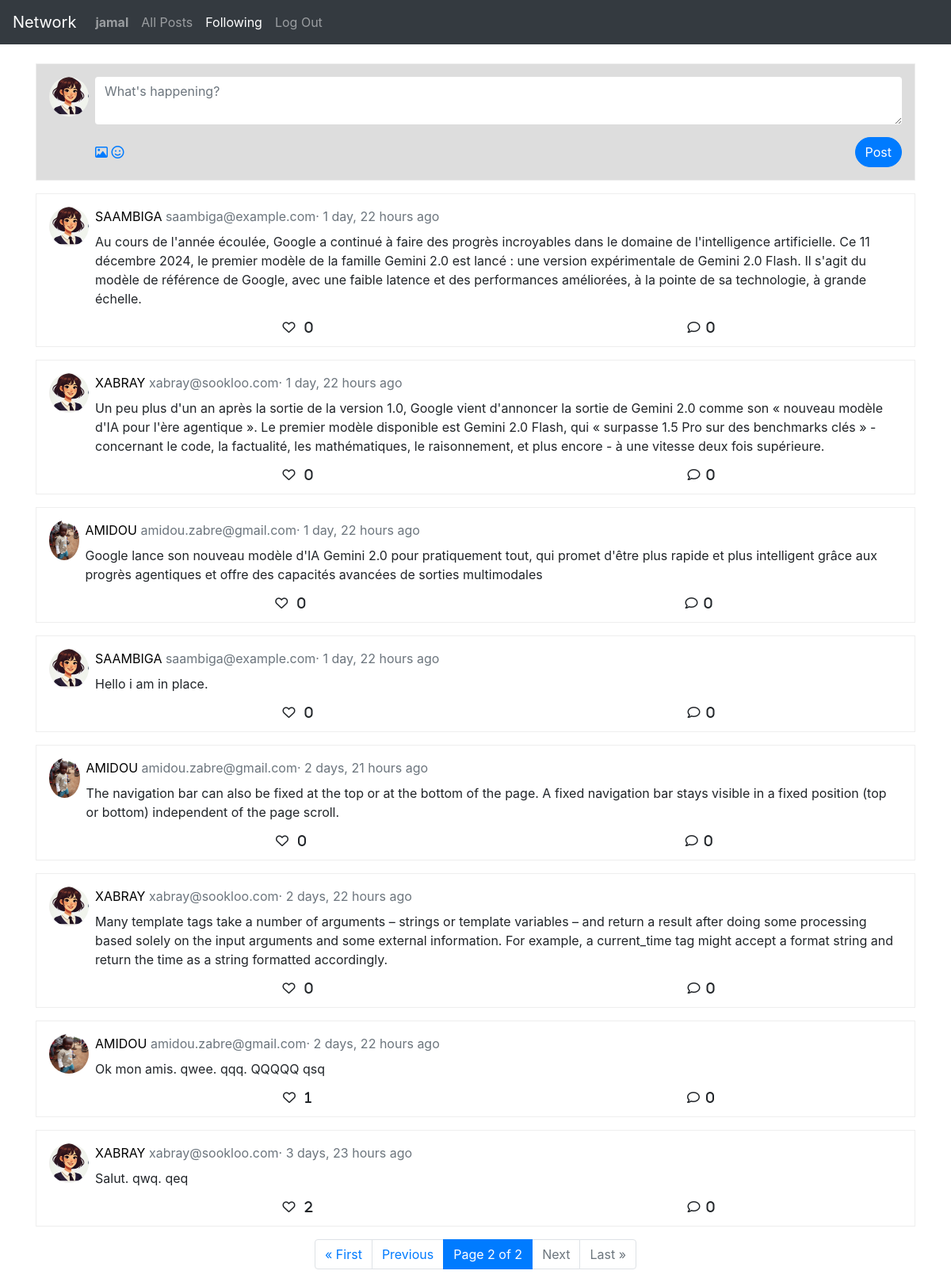
The page /following?page=2 (signed in) on the database its author committed.
### network/models.py (models this page shows, shortened)
class User(AbstractUser):
    bio = models.TextField(blank=True)
    user_img = models.ImageField(upload_to='user_images/', default="user_images/blank_user_img.png")

class Post(models.Model):
    user = models.ForeignKey(User, on_delete=models.CASCADE)
    content = models.TextField()
    created_at = models.DateTimeField(auto_now_add=True)

### network/views.py (the view)
# urls.py: path("following", views.following, name="following"),
@login_required
def following(request):
    following = Follow.objects.filter(follower=request.user)
    posts_list = Post.objects.filter(user__in=[f.following for f in following]).order_by('-created_at')
    if request.user.is_authenticated:
        for post in posts_list:
            post.user_liked = post.likes.filter(user=request.user).exists()
    paginator = Paginator(posts_list, 10)
    page_number = request.GET.get('page')
    posts = paginator.get_page(page_number)
    return render(request, "network/following.html", context={
        'following': following,
        'posts': posts
    })

### network/templates/network/following.html (shortened to what this page needs)
{% extends "network/layout.html" %}
{% block body %}
        {% if user.is_authenticated %}
        <div class="post-box compose">
            <div class="d-flex">
                <img src="{{  user.user_img.url }}" class="profile-img me-2 mr-2" alt="Profile">
                <div class="flex-grow-1">
                    <form action="{% url 'post_add' %}" method="post">
                        <textarea name="content" class="form-control border-0" placeholder="What's happening?" required></textarea>
                        <div class="d-flex justify-content-between align-items-center mt-3">
                            <div>
                                <i class="far fa-image text-primary"></i>
                                <i class="far fa-smile text-primary ms-3"></i>
                            </div>
                            <input type="submit" class="btn btn-primary rounded-pill" value="Post"/>
                        </div>
                    </form>
                </div>
            </div>
        </div>
        {% endif %}
        {% include "network/posts.html" %}
{% endblock %}

### network/templates/network/layout.html (shortened to what this page needs)
{% load static %}
<!DOCTYPE html>
<html lang="en">
    <head>
        <link rel="stylesheet" href="https://stackpath.bootstrapcdn.com/bootstrap/4.4.1/css/bootstrap.min.css">
        <link rel="stylesheet" href="https://cdnjs.cloudflare.com/ajax/libs/font-awesome/6.0.0/css/all.min.css">
        <link href="{% static 'network/styles.css' %}" rel="stylesheet">
    </head>
    <body>
        <nav class="navbar navbar-expand-lg bg-dark navbar-dark fixed-top ">
            <a class="navbar-brand" href="#">Network</a>
            <div>
              <ul class="navbar-nav mr-auto">
                {% if user.is_authenticated %}
                    <li class="nav-item">
                        <a
                            id="user-authenticated" data-user-authenticated="{{ user.username }}"
                            class="nav-link {% if request.resolver_match.url_name == 'profile' %}active{% endif %}"
                            href="{% url 'profile' user.username %}"
                        >
                            <strong>{{ user.username }}</strong>
                        </a>
                    </li>
                {% endif %}
                <li class="nav-item">
                  <a class="nav-link {% if request.resolver_match.url_name == 'index' %}active{% endif %}" href="{% url 'index' %}">All Posts</a>
                </li>
                {% if user.is_authenticated %}
                    <li class="nav-item">
                        <a class="nav-link {% if request.resolver_match.url_name == 'following' %}active{% endif %}" href="{% url 'following' %}">Following</a>
                    </li>
                    <li class="nav-item">
                        <a class="nav-link {% if request.resolver_match.url_name == 'logout' %}active{% endif %}" href="{% url 'logout' %}">Log Out</a>
                    </li>
                {% endif %}
              </ul>
            </div>
          </nav>
        <div class="body">
            <div class="container">
                <div class="row">
                    <div class="col-12">
                        {% block body %}
                        {% endblock %}
                    </div>
                </div>
            </div>
        </div>
    </body>
</html>

### network/templates/network/posts.html (shortened to what this page needs)
{% load static %}
{% block posts%}
    <div class="posts">
        {% for post in posts%}
        <div
            class="post-box"
            data-post-id="{{ post.id }}"
        >
            <div class="d-flex">
                <img src="{{ post.user.user_img.url }}" class="profile-img me-2 mr-2" alt="Profile">
                <div class="d-flex flex-column flex-grow-1">
                    <div class="mb-0 pb-2">
                        <a href="{% url 'profile' post.user.username %}">{{post.user.username|upper}} </a>
                        <span class="text-muted">
                            {{post.user.email}}·
                            {{post.created_at|timesince }} ago
                        </span>
                    </div>
                    <p
                        id="post-content-{{ post.id }}"
                        data-post-id="{{ post.id }}"
                        >
                        {{post.content}}
                    </p>
                    <div class="d-flex justify-content-around w-100">
                        <i
                            data-post-id="{{ post.id }}"
                            {% if post.user_liked %}
                                data-post-liked=True
                                class="like fas fa-heart"
                            {% else %}
                                class="like far fa-heart"
                                data-post-liked=False
                            {% endif %}
                        >
                            <span class="pl-2 likes-count">{{ post.likes.count }}</span>
                    </i>
                        <i class="comment far fa-comment"><span class="pl-2">0</span></i>
                    </div>
                </div>
            </div>
        </div>
        {% endfor %}
        <nav aria-label="Page navigation example" class="d-flex justify-content-center">
            <ul class="pagination">
                {% if posts.has_previous %}
                    <li class="page-item"><a class="page-link" href="?page=1">&laquo; First</a></li>
                    <li class="page-item"><a class="page-link" href="?page={{ posts.previous_page_number }}">Previous</a></li>
                {% else %}
                    <li class="page-item disabled"><span class="page-link">&laquo; First</span></li>
                    <li class="page-item disabled"><span class="page-link">Previous</span></li>
                {% endif %}
                <li class="page-item active"><span class="page-link">Page {{ posts.number }} of {{ posts.paginator.num_pages }}</span></li>
                {% if posts.has_next %}
                    <li class="page-item"><a class="page-link" href="?page={{ posts.next_page_number }}">Next</a></li>
                    <li class="page-item"><a class="page-link" href="?page={{ posts.paginator.num_pages }}">Last &raquo;</a></li>
                {% else %}
                    <li class="page-item disabled"><span class="page-link">Next</span></li>
                    <li class="page-item disabled"><span class="page-link">Last &raquo;</span></li>
                {% endif %}
            </ul>
        </nav>
    </div>
{% endblock %}

### network/static/network/styles.css (style rules this page uses)
.body { padding-top: 80px; }
.post-box { border: 1px solid #eee; padding: 1rem; margin-bottom: 1rem; }
.post-box.compose { background-color: rgb(221, 221, 221); }
.post-box a { text-decoration: none; color: black; }
.post-box i { cursor: pointer; }
.post-box i { transition: transform 0.2s ease-in-out; }
.profile-img { width: 50px; height: 50px; border-radius: 50%; }

### rows shown on the page
User: username "jamal", user_img (placeholder picture)
Post: user.user_img (placeholder picture), user.username "SAAMBIGA", user.email "saambiga@example.com", created_at "1 day, 22 hours", content "Au cours de l'année écoulée, Google a continué à faire des progrès incroyables dans le domaine de l'intelligence artificielle. Ce 11 décembre 2024, le premier modèle de la famille Gemini 2.0 est lancé : une version expérimentale de Gemini 2.0 Flash. Il s'agit du modèle de référence de Google, avec une faible latence et des performances améliorées, à la pointe de sa technologie, à grande échelle.", likes.count "0"
Post: user.user_img (placeholder picture), user.username "XABRAY", user.email "xabray@sookloo.com", created_at "1 day, 22 hours", content "Un peu plus d'un an après la sortie de la version 1.0, Google vient d'annoncer la sortie de Gemini 2.0 comme son « nouveau modèle d'IA pour l'ère agentique ». Le premier modèle disponible est Gemini 2.0 Flash, qui « surpasse 1.5 Pro sur des benchmarks clés » - concernant le code, la factualité, les mathématiques, le raisonnement, et plus encore - à une vitesse deux fois supérieure.", likes.count "0"
Post: user.user_img (picture), user.username "AMIDOU", user.email "amidou.zabre@gmail.com", created_at "1 day, 22 hours", content "Google lance son nouveau modèle d'IA Gemini 2.0 pour pratiquement tout, qui promet d'être plus rapide et plus intelligent grâce aux progrès agentiques et offre des capacités avancées de sorties multimodales", likes.count "0"
Post: user.user_img (placeholder picture), user.username "SAAMBIGA", user.email "saambiga@example.com", created_at "1 day, 22 hours", content "Hello i am in place.", likes.count "0"
Post: user.user_img (picture), user.username "AMIDOU", user.email "amidou.zabre@gmail.com", created_at "2 days, 21 hours", content "The navigation bar can also be fixed at the top or at the bottom of the page. A fixed navigation bar stays visible in a fixed position (top or bottom) independent of the page scroll.", likes.count "0"
Post: user.user_img (placeholder picture), user.username "XABRAY", user.email "xabray@sookloo.com", created_at "2 days, 22 hours", content "Many template tags take a number of arguments – strings or template variables – and return a result after doing some processing based solely on the input arguments and some external information. For example, a current_time tag might accept a format string and return the time as a string formatted accordingly.", likes.count "0"
Post: user.user_img (picture), user.username "AMIDOU", user.email "amidou.zabre@gmail.com", created_at "2 days, 22 hours", content "Ok mon amis. qwee. qqq. QQQQQ qsq", likes.count "1"
Post: user.user_img (placeholder picture), user.username "XABRAY", user.email "xabray@sookloo.com", created_at "3 days, 23 hours", content "Salut. qwq. qeq", likes.count "2"

### other values the page prints
{{ posts.number }} "2"
{{ posts.paginator.num_pages }} "2"
